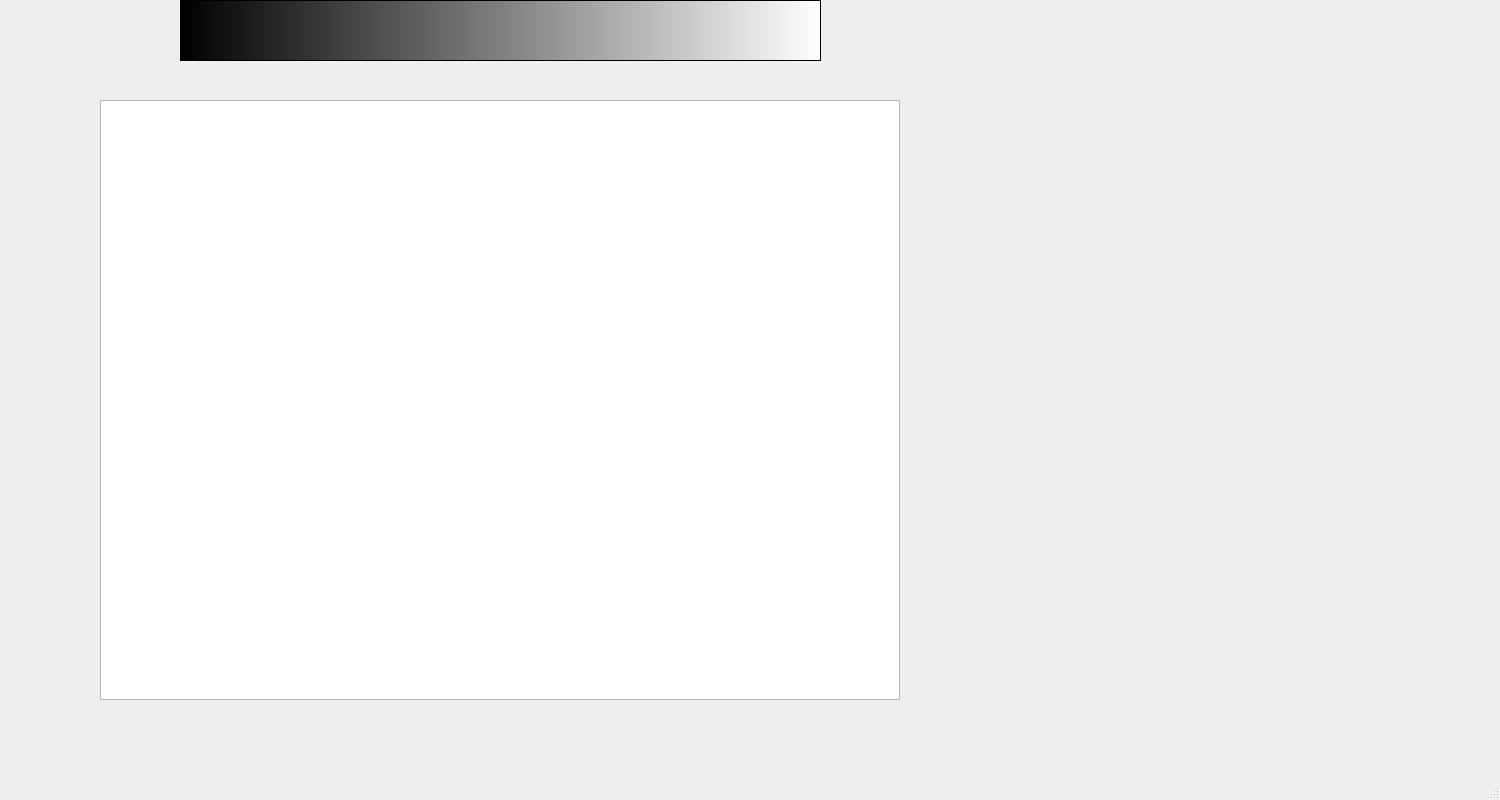
<?xml version="1.0" encoding="UTF-8"?>
<ui version="4.0">
 <class>MainWindow</class>
 <widget class="QMainWindow" name="MainWindow">
  <property name="geometry">
   <rect>
    <x>0</x>
    <y>0</y>
    <width>1500</width>
    <height>800</height>
   </rect>
  </property>
  <property name="windowTitle">
   <string>MainWindow</string>
  </property>
  <widget class="QWidget" name="centralWidget">
   <widget class="QGraphicsView" name="graphicsView">
    <property name="geometry">
     <rect>
      <x>100</x>
      <y>100</y>
      <width>800</width>
      <height>600</height>
     </rect>
    </property>
   </widget>
   <widget class="QTextBrowser" name="textBrowser">
    <property name="geometry">
     <rect>
      <x>180</x>
      <y>0</y>
      <width>641</width>
      <height>61</height>
     </rect>
    </property>
    <property name="font">
     <font>
      <family>Serif</family>
      <pointsize>20</pointsize>
      <weight>75</weight>
      <italic>true</italic>
      <bold>true</bold>
     </font>
    </property>
    <property name="styleSheet">
     <string notr="true">background-color: qlineargradient(spread:pad, x1:0, y1:0, x2:1, y2:0, stop:0 rgba(0, 0, 0, 255), stop:1 rgba(255, 255, 255, 255));</string>
    </property>
   </widget>
  </widget>
  <widget class="QMenuBar" name="menuBar">
   <property name="geometry">
    <rect>
     <x>0</x>
     <y>0</y>
     <width>1500</width>
     <height>22</height>
    </rect>
   </property>
  </widget>
  <widget class="QStatusBar" name="statusBar"/>
 </widget>
 <layoutdefault spacing="6" margin="11"/>
 <resources/>
 <connections/>
</ui>
